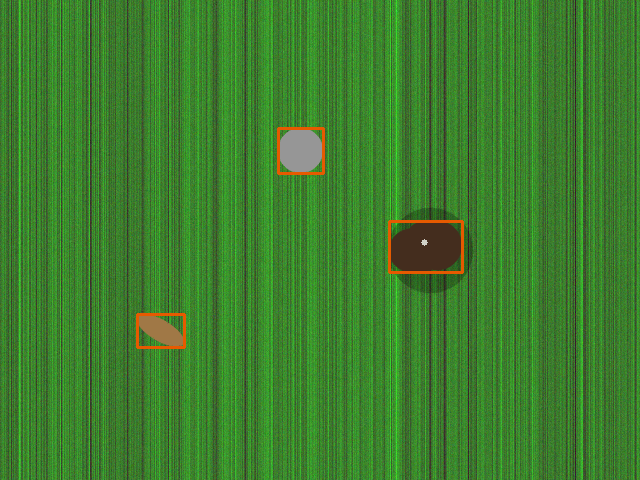
#> input picture SO101_TRIMMER/poop_scene_test.png, 640 x 480 px; its folder holds only this picture in this run
$ python -i poop_detector.py   (imports and definitions only)
#> lines starting #> are read from the running program, lines starting #| are printed output that depends on the picture
### SO101_TRIMMER/core/poop_config.py
"""Config for the SO-101 POOP-SCANNER phase.

Same arm + same OAK-D Lite as the trimmer, but a camera-carrying top piece
replaces the trimmer head. The job is different: instead of moving TO a target
and acting on it, the arm SCANS — it holds a fixed "look down at the lawn"
pose and rotates the BASE side to side, detecting dog poop on the grass at
each station and logging WHERE it is so the owner can avoid / clean it.

Bus, joints, camera and geometry constants are shared with the trimmer, so we
import them rather than duplicate (single source of truth). Everything below
is poop-specific.
"""

# --- make the project's flat imports work from any subfolder (see paths.py) ---
import sys as _sys, pathlib as _pl
_R = _pl.Path(__file__).resolve().parent
_R = _R if (_R / 'paths.py').is_file() else _R.parent
for _p in ('', 'core', 'calibrate', 'run', 'dashboard', 'training', 'tools'):
    _d = str(_R / _p) if _p else str(_R)
    if _d not in _sys.path:
        _sys.path.insert(0, _d)
# -----------------------------------------------------------------------------
import os

# --- shared hardware constants (reuse the trimmer's) -----------------------
from trimmer_config import (              # noqa: F401  (re-exported for callers)
    SERIAL_PORT, BAUD_RATE,
    BASE_ID, SHOULDER_ID, ELBOW_ID, WRIST_ID, JOINT_IDS,
    MOVE_SPEED, MOVE_ACC, ARRIVE_TOL_RAW, ARRIVE_TIMEOUT_S, SETTLE_S,
    BASE_RAW_MIN, BASE_RAW_MAX, JOINT_RAW_MIN, JOINT_RAW_MAX,
    CAMERA_WIDTH, CAMERA_HEIGHT, CAMERA_FPS,
    RAW_PER_PIXEL, BASE_FORWARD_RAW, CAMERA_LATENCY_S,
    MIN_RELIABLE_Z, REST_POSE,
)

_HERE = os.path.dirname(os.path.abspath(__file__))

# --- scan pose (camera looking down/forward at the lawn) --------------------
# The base sweeps; joints 2/3/4 hold this pose so the camera keeps a steady
# downward-forward view of the grass. Teach it with calibrate_scan.py (writes
# poop_scan_pose.py). Until then we fall back to the trimmer REST_POSE if it
# exists, else a sensible mid pose.
SCAN_POSE = None                          # {2:raw,3:raw,4:raw}; base excluded

# --- base sweep (the side-to-side scan) ------------------------------------
# The scan visits a set of base yaw "stations" spanning a safe arc, pausing at
# each to grab a stable frame. More stations = finer coverage but slower.
SCAN_BASE_MIN_RAW = 1150       # left end of the swept arc (inside BASE limits)
SCAN_BASE_MAX_RAW = 2840       # right end
SCAN_STATIONS = 9              # number of stops across the arc
SCAN_SPEED = 500               # gentle base slew between stations
SCAN_ACC = 18
SCAN_SETTLE_S = 0.6            # let the arm + image stabilise before detecting
SCAN_FRAMES_PER_STATION = 4    # average detections over a few frames (de-noise)
SCAN_LOOPS = 0                 # 0 = one pass then stop; N>0 = repeat N times;
                               # -1 = loop forever (patrol mode)

# --- depth working window (OAK-D Lite near-range dead-zone < 0.18 m) --------
DETECT_Z_MIN_M = 0.3              # floor is 0.19 m (OAK-D can't measure nearer)
DETECT_Z_MAX_M = 5.0              # effectively "no distance filter". This only
                                  # sets how far a RANGE READOUT is trusted —
                                  # map placement uses the homography — so
                                  # widening it cannot create false detections.

# How many pixels OUTSIDE the calibrated lawn quad a detection may still count.
# A poop resting on the far edge has its bounding-box CENTRE above the edge
# line, so a strict test throws it away even though the model saw it. We test
# the box's ground-contact point and allow this margin on top.
POOP_ROI_MARGIN_PX = 60
GROUND_TOL_M = 0.05               # +/- band around the fitted ground plane

# --- poop appearance (heuristic detector, works with NO trained model) -----
# Dog poop is a compact, DULL-BROWN blob on green. Rather than flag anything
# "not green" (which also catches grey stones, pale leaves, bright litter), we
# specifically require a BROWN / dark-brown colour: a warm hue, real colour
# saturation (rejects grey concrete/stones), and a dull mid-low brightness
# (rejects bright objects). Then it must be a compact blob and (optionally)
# stand slightly proud. Tune all of this live in poop_view.py.
#   OpenCV HSV: H 0-179, S 0-255, V 0-255.
GRASS_HUE_LO = 32             # green grass hue band (to EXCLUDE)
GRASS_HUE_HI = 95
GRASS_SAT_MIN = 40           # grass is reasonably saturated green

# What counts as "poop/box-brown". These are deliberately BROWN-BOX-FRIENDLY:
# a real cardboard box is often bright tan (high value) and only moderately
# saturated, so the ceilings are generous. The lawn-polygon ROI + "keep the
# single strongest blob" already stop off-lawn / multiple false hits, so we can
# afford a permissive colour gate here. Tighten POOP_VAL_MAX / raise
# POOP_MIN_BROWN_FRAC later when you switch from a box to real (dull) poop.
POOP_BROWN_HUE_LO = 3        # warm/brown/tan hue band, low end (H)
POOP_BROWN_HUE_HI = 38       # ..high end. Wrap-around reds (H>=168) also count.
POOP_HUE_WRAP = 168          # hues >= this are deep red/brown too
POOP_SAT_MIN = 30            # require SOME colour -> still rejects grey concrete
POOP_VAL_MIN = 18            # reject pure-black holes
POOP_VAL_MAX = 240           # allow bright tan cardboard (was rejecting the box)
POOP_DARK_VAL = 90           # a dark-brown blob may be dimmer but still warm...
POOP_DARK_SAT_MIN = 22       # ...and keep a little saturation (not pure grey)
POOP_MIN_BROWN_FRAC = 0.25   # blob must be at least this fraction brown/tan

POOP_MIN_AREA_PX = 350       # ignore specks (leaves, dirt flecks)
POOP_MAX_AREA_PX = 80000     # a near box is large; raised so it isn't culled
POOP_MIN_FILL = 0.40         # blob must fill this frac of its bbox (compactness)
POOP_FUSE_DEPTH = True       # depth is a BONUS only (never required) — a flat
POOP_MIN_PROUD_M = 0.005     # textureless box gives no stereo depth, so we must
POOP_MAX_PROUD_M = 0.20      # not depend on it to see the object
POOP_SCORE_MIN = 0.45        # min fused score (0..1) to report (lower = easier)
POOP_TEMPORAL_FRAMES = SCAN_FRAMES_PER_STATION   # must persist across frames

# ---- DEMO: match ONE specific object (the tan cardboard box) --------------
# For a quick demo you want ONLY the box to register — not the mower, wheels,
# QR code, etc. In this mode the detector ignores the general brown logic and
# matches a tight HSV band around the box's bright-tan colour. The mower is
# rejected automatically: dark body/tyres fail the brightness floor, white
# panels fail the saturation floor, the green handle is grass-hued.
# Run  calibrate_box.py  to click your real box and lock its exact colour
# (writes poop_box_ref.py). Set POOP_DEMO_BOX_MODE=False to go back to normal.
POOP_DEMO_BOX_MODE = True
POOP_BOX_HSV_LO = (8, 60, 120)    # OpenCV HSV lower bound of the tan box
POOP_BOX_HSV_HI = (30, 190, 245)  # ..upper bound (bright, warm, SATURATED tan)
POOP_BOX_MIN_AREA_PX = 400        # box blob size window (excludes the big mower
POOP_BOX_MAX_AREA_PX = 22000      # and tiny specks)
POOP_BOX_MIN_FILL = 0.50          # a box is a solid rectangle -> fills its bbox
# Hard safety floors applied to WHATEVER band is loaded (incl. a bad
# calibrate_box result). Cardboard tan is saturated and bright; the mower's
# cream/white 3D-printed parts are DESATURATED, its body/tyres are DARK — these
# floors reject both no matter what colour got saved.
POOP_BOX_SAT_FLOOR = 30           # rejects cream/white plastic (S~5-25) while
                                  # keeping PALE tan cardboard (S~40-60) — 55
                                  # was too strict and dropped the real box
POOP_BOX_VAL_FLOOR = 80           # never match dark body/tyres/shadow
POOP_BOX_MIN_RECT = 0.62          # blob must be rectangular (area / min-rect area);
                                  # the box is a clean rectangle, the mower isn't

# Keep only the strongest N detections per frame.
#   0 = UNLIMITED — find every poop on the lawn  <-- what you want now
#   1 = only the single strongest (was used for the one-cardboard-box demo;
#       leaving it at 1 makes the system look like it can only see one poop)
# The lawn-polygon ROI already discards anything off the grass, and the
# confidence threshold controls quality, so there is no need to cap the count.
POOP_MAX_TARGETS = 0

# ---- learned detector (distilled from SAM 3.1 -> YOLOv8) ------------------
# Once you've trained poop_yolo.onnx (sam_autolabel.py -> train_poop_yolo.py),
# flip POOP_USE_YOLO on. The detector then uses the LEARNED model instead of
# the colour/box heuristic, but returns the same boxes so everything
# downstream (map, dashboard, route) is unchanged. Falls back to the heuristic
# automatically if the ONNX file is missing.
# 'auto'  = use the trained model IF poop_yolo.onnx is present (recommended)
# True    = force the learned model (falls back to colour if it won't load)
# False   = force the colour/box demo heuristic
POOP_USE_YOLO = 'auto'
POOP_YOLO_MODEL = 'poop_yolo.onnx'
POOP_YOLO_IMG = 640          # must match the imgsz used at export
# Trained model v1 measured: mAP50 0.550, precision 0.626, recall 0.531.
# Precision 0.63 means roughly 1 in 3 raw detections is a false alarm, so we
# run a HIGHER threshold than the 0.35 default. scan_lawn.py additionally
# requires CONFIRM_HITS=3 sightings at the same spot, which kills almost all
# remaining flicker — the two together make the demo look clean.
#   0.55-0.60 = very few false pins, misses more   (safest for a demo)
#   0.45      = balanced                            (current)
#   0.30      = catches more, expect stray pins
POOP_YOLO_CONF = 0.45
POOP_YOLO_IOU = 0.50         # NMS IoU threshold

# --- tiled inference: finds SMALL / DISTANT poop ---------------------------
# The model was trained mostly on close-up phone photos where poop fills much
# of the frame, so distant poop (~15-20 px across your lawn) is easily missed.
# With tiling the frame is ALSO scanned as an NxN grid of overlapping crops,
# each blown up to the full model input — a 2x2 grid roughly doubles the
# apparent size of a distant target.
#   0 or 1 = off (1 forward pass) — misses the far end of the lawn
#   2      = full frame + 2x2 grid  (5 passes, ~65 fps)  <-- IN USE
#   3      = full frame + 3x3 grid  (10 passes, ~37 fps) for even further
# Verified with debug_range.py on the real lawn: tiling finds far-end targets
# that the single pass misses. Same model, same confidence threshold — the
# targets simply become large enough to detect. Set back to 0 to revert.
POOP_YOLO_TILES = 2
POOP_YOLO_TILE_OVERLAP = 0.20   # crop overlap so poop on a seam isn't split

# --- ML tile classifier (poop / grass / other) -----------------------------
# Same proven pipeline as the grass/battery MobileNetV2 tile classifier. When
# poop_cls.onnx is present the detector fuses its per-blob probability with the
# colour+depth score; absent, colour+depth alone run the show.
POOP_MODEL = 'poop_cls.onnx'
POOP_LABELS_FILE = 'poop_labels.txt'
POOP_TILE_PX = 96             # classify a square crop around each blob
POOP_CNN_WEIGHT = 0.6         # fuse: score = w*cnn + (1-w)*colour_depth
POOP_CNN_CONF = 0.55          # min model 'poop' prob to count as a vote

# --- dataset (for training the classifier) ---------------------------------
from paths import DATA as _DATA, OUTPUT as _OUT
POOP_DATASET_DIR = str(_DATA / 'poop_dataset')   # <label>/*.png
POOP_LABELS = ('poop', 'grass', 'other')

# --- logging (kept simple for now; expand later) ---------------------------
POOP_LOG_DIR = str(_OUT / 'poop_logs')
POOP_SNAPSHOTS = True         # save an annotated frame per detection
# Estimated ground position uses base yaw + in-frame bearing + depth range.
CAMERA_HFOV_DEG = 69.0        # OAK-D Lite RGB horizontal FOV
RAW_PER_DEG = 4096.0 / 360.0  # Feetech raw per degree of base yaw

# --- taught scan pose loads here once calibrate_scan.py has run -------------
try:
    from poop_scan_pose import *          # noqa: F401,F403  (SCAN_POSE)
except ImportError:
    pass
# --- taught sweep range loads here once calibrate_sweep.py has run ----------
try:
    from poop_scan_range import *         # noqa: F401,F403  (SCAN_BASE_MIN/MAX_RAW,
except ImportError:                        # SCAN_STATIONS)
    pass
# --- demo box colour loads here once calibrate_box.py has run ---------------
try:
    from poop_box_ref import *            # noqa: F401,F403  (POOP_BOX_HSV_LO/HI)
except ImportError:
    pass

### SO101_TRIMMER/core/poop_infer.py
"""MobileNetV2 poop-tile classifier — ONNX via OpenCV DNN / onnxruntime (no torch).

Identical inference recipe to the grass/battery classifiers: single-file ONNX,
bilinear resize to 224, ImageNet normalisation, batch a list of BGR tiles.

Degrades gracefully: if poop_cls.onnx is absent, .ready is False and the
detector runs on colour + depth alone. Train with train_poop_colab.py.
"""

# --- make the project's flat imports work from any subfolder (see paths.py) ---
import sys as _sys, pathlib as _pl
_R = _pl.Path(__file__).resolve().parent
_R = _R if (_R / 'paths.py').is_file() else _R.parent
for _p in ('', 'core', 'calibrate', 'run', 'dashboard', 'training', 'tools'):
    _d = str(_R / _p) if _p else str(_R)
    if _d not in _sys.path:
        _sys.path.insert(0, _d)
# -----------------------------------------------------------------------------
import os
import numpy as np
import cv2

from poop_config import POOP_MODEL, POOP_LABELS_FILE, POOP_DATASET_DIR

_HERE = os.path.dirname(os.path.abspath(__file__))
IMG = 224
MEAN = np.array([0.485, 0.456, 0.406], np.float32)
STD = np.array([0.229, 0.224, 0.225], np.float32)


class PoopClassifier:
    # [94 lines left out: functions __init__, _prep, probs, poop_probs, _selftest, not called in this run]


# [2 lines that do not run on import are left out]

### SO101_TRIMMER/core/poop_detector.py
"""Detect dog poop on a grass lawn — heuristic first, CNN-assisted when trained.

Poop on grass is a compact blob that is NOT grass-green: it is brown, dark
and/or desaturated, and usually stands slightly proud of the blades. We fuse
three cheap, robust signals (the same recipe as the grass detector, retuned):

  1. COLOUR  — "non-green blob on green" in HSV (brown / dark / desaturated)
  2. SHAPE   — compact blob of plausible on-ground size (fills its bbox)
  3. DEPTH   — sits slightly above the fitted ground (optional, if depth given)

If poop_cls.onnx is trained and present, its per-blob 'poop' probability is
fused in for sharper discrimination. With NO model, colour+shape(+depth) alone
already flag candidates so you can practise-run and collect data immediately.

detect() returns detections nearest-first:
    {'u','v','z','area','score','fill','bbox'}   (z may be None w/o depth)

Self-contained: imports only numpy, cv2, poop_config, poop_infer — NO depthai,
so it can be unit-tested and previewed without the camera stack.
"""

# --- make the project's flat imports work from any subfolder (see paths.py) ---
import sys as _sys, pathlib as _pl
_R = _pl.Path(__file__).resolve().parent
_R = _R if (_R / 'paths.py').is_file() else _R.parent
# [4 lines not run here, left out]
# -----------------------------------------------------------------------------
import numpy as np
import cv2

import poop_config as _cfg
from poop_infer import PoopClassifier

_STRIDE = 4          # column subsampling for the ground-depth estimate


# [25 lines left out: functions _row_ground, _measure_z, not called in this run]


class PoopDetector:
    def __init__(self):
        self.clf = PoopClassifier()
        # optional learned detector (distilled from SAM 3.1). Loaded lazily so
        # the heuristic path has zero extra dependencies.
        self.yolo = None
        mode = getattr(_cfg, 'POOP_USE_YOLO', 'auto')
        want = (mode is True) or (isinstance(mode, str) and mode.lower() == 'auto')
        if want:
            try:
                from poop_yolo import PoopYolo
                y = PoopYolo()
                self.yolo = y if y.ready else None
            except Exception as exc:
                print(f"[poop] YOLO unavailable ({exc}); using colour heuristic.")
        print('[poop] detector =',
              'TRAINED MODEL (poop_yolo.onnx)' if self.yolo else 'colour heuristic')

    # [220 lines left out: functions _detect_yolo, _brown_masks, _roi_mask, _candidate_mask, detect, _crop_tile, not called in this run]

>>> import cv2
>>> picture = cv2.imread('../poop_scene_test.png', cv2.IMREAD_GRAYSCALE)
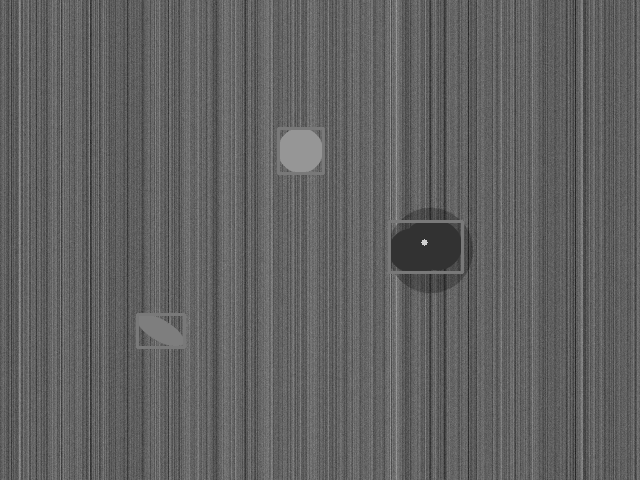
#> picture: shape (480, 640); min 24, max 208, mean 97.4
#> (the run stopped early here; a loop or call above may not have finished)
